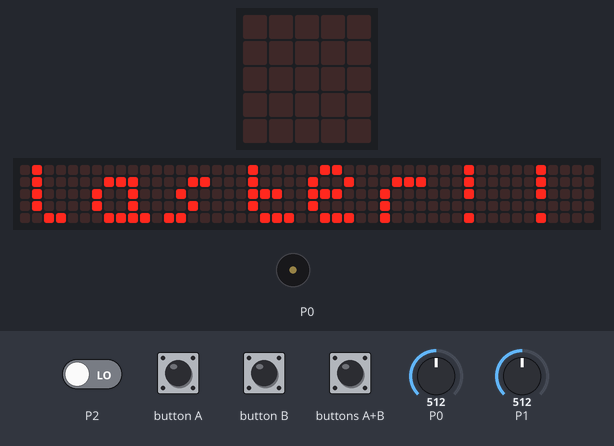
This program was run on a simulated BBC micro:bit (MakeCode). Shown: the board's 5×5 LED display, a strip that is not on the board, showing the scrolling text unrolled, buzzer (waves = sounding). The test bench sets the inputs (shaded band); at power-on: P0 = 512, P1 = 512, P2 LOW (analog values on the 0–1023 scale). Random numbers come from a fixed seed; the 48×5 strip is a reading aid, not a part: it shows the text the display is scrolling, unrolled, one strip-width of it at a time; the short countdown, score and lost-life animations are approximate.

Above: at 14.6 s.
16.6 s: button A pressed for 0.15 s
At 17.2 s:
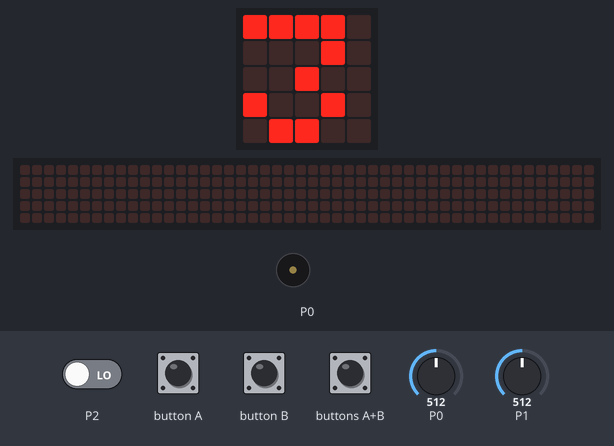
17.3 s: P0 set to 604
20.3 s: P0 set to 630
At 22.3 s:
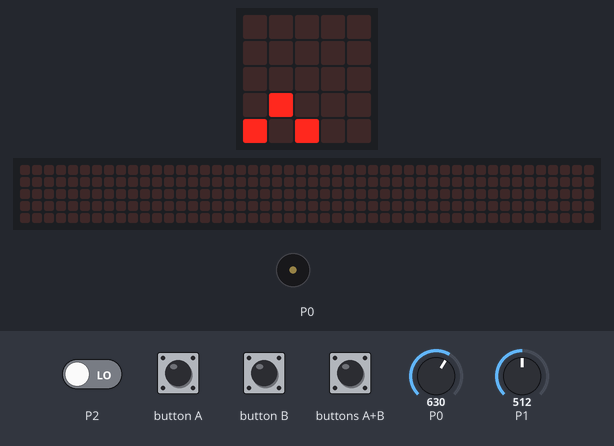
22.6 s: P1 set to 596
25.6 s: P1 set to 621
At 27.2 s:
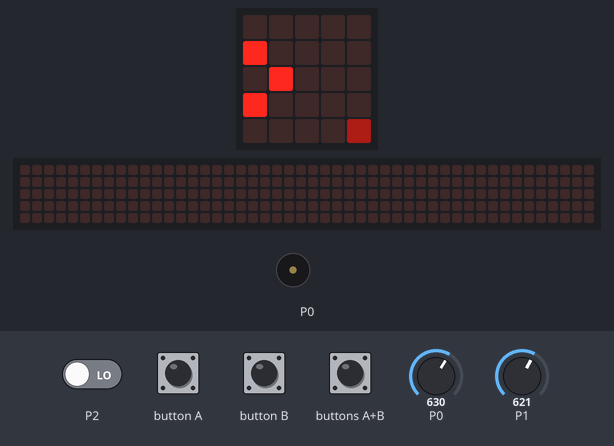
27.6 s: P0 set to 427
30.6 s: P0 set to 397
At 32.3 s:
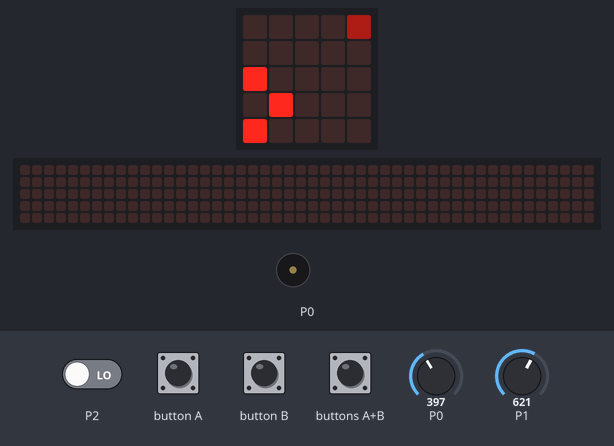
Timing chart, 0 to 33.5 s (numbered marks = the images above; inputs shaded):
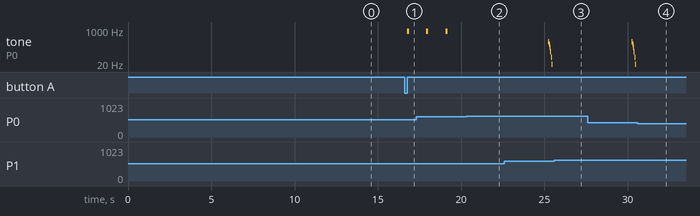

Measured:
- the behaviour switches between 612 and 613 on P0 (found by bisection; images 1 and 2)
- the behaviour switches between 612 and 613 on P1 (found by bisection; images 2 and 3)
- the behaviour switches between 412 and 411 on P0 (found by bisection; images 3 and 4)
- after the input at 16.6 s, tone on P0: silent → 880 Hz after 0.15 s, → silent 0.13 s later; the display: changes after 0.28 s (image 1)
- what the display in image 0 shows lasts 0.7 s, from 14.6 s to 15.3 s
- what the display in image 3 shows lasts 0.5 s, from 26.9 s to 27.4 s

The program:

target-blaster.py
```python
def spawnTarget():
    global randX, randY, target, elapsedTarget, elapsed
    if targetLife > 1000:
        randX = randint(0, 4)
        randY = randint(0, 4)
    else:
        if gun.get(LedSpriteProperty.X) == 4:
            randX = gun.get(LedSpriteProperty.X) + randint(-1, 0)
        elif gun.get(LedSpriteProperty.X) == 0:
            randX = gun.get(LedSpriteProperty.X) + randint(0, 1)
        else:
            randX = gun.get(LedSpriteProperty.X) + randint(-1, 1)
        if gun.get(LedSpriteProperty.Y) == 4:
            randY = gun.get(LedSpriteProperty.Y) + randint(-1, 0)
        elif gun.get(LedSpriteProperty.X) == 0:
            randY = gun.get(LedSpriteProperty.Y) + randint(0, 1)
        else:
            randY = gun.get(LedSpriteProperty.Y) + randint(-1, 1)
    target = [game.create_sprite(randX, randY - 1),
        game.create_sprite(randX - 1, randY),
        game.create_sprite(randX + 1, randY),
        game.create_sprite(randX, randY + 1)]
    if randY - 1 == -1:
        target[0].delete()
    if randX - 1 == -1:
        target[1].delete()
    if randX + 1 == 5:
        target[2].delete()
    if randY + 1 == 5:
        target[3].delete()
    elapsedTarget = 0
    elapsed = input.running_time()

def on_button_pressed_a():
    global startPushed, gameStart, combo, gun, targetLife
    startPushed = True
    if not (gameStart):
        for index in range(3):
            basic.clear_screen()
            music.play_tone(880, music.beat(BeatFraction.QUARTER))
            basic.show_number(3 - index)
            basic.pause(280)
        gameStart = True
        combo = 0
        gun = game.create_sprite(0, 0)
        targetLife = 5000
        spawnTarget()
input.on_button_pressed(Button.A, on_button_pressed_a)

def judgePlayer(bool2: bool):
    global combo, targetLife
    if bool2:
        music.play_sound_effect(music.create_sound_effect(WaveShape.SQUARE,
                1,
                1980,
                255,
                0,
                300,
                SoundExpressionEffect.NONE,
                InterpolationCurve.CURVE),
            SoundExpressionPlayMode.IN_BACKGROUND)
        game.add_score(1)
        combo += 1
        if combo != 0 and combo % 5 == 0:
            music.play_sound_effect(music.create_sound_effect(WaveShape.SQUARE,
                    2559,
                    3674,
                    255,
                    0,
                    300,
                    SoundExpressionEffect.NONE,
                    InterpolationCurve.LOGARITHMIC),
                SoundExpressionPlayMode.IN_BACKGROUND)
            game.add_life(1)
        if game.score() != 0 and game.score() % 10 == 0:
            music.play_tone(587, music.beat(BeatFraction.EIGHTH))
            music.play_tone(622, music.beat(BeatFraction.EIGHTH))
            music.play_tone(659, music.beat(BeatFraction.EIGHTH))
            if targetLife <= 1000:
                targetLife += -100
            elif targetLife <= 100:
                targetLife += targetLife / 2
            else:
                targetLife += -1000
    else:
        music.play_sound_effect(music.create_sound_effect(WaveShape.SQUARE,
                286,
                1,
                255,
                0,
                300,
                SoundExpressionEffect.NONE,
                InterpolationCurve.CURVE),
            SoundExpressionPlayMode.IN_BACKGROUND)
        game.remove_life(1)
        combo = 0
    for 값 in target:
        값.delete()
    spawnTarget()
# reset for emulator

def on_button_pressed_ab():
    control.reset()
input.on_button_pressed(Button.AB, on_button_pressed_ab)

combo = 0
elapsed = 0
elapsedTarget = 0
target: List[game.LedSprite] = []
gun: game.LedSprite = None
randY = 0
randX = 0
targetLife = 0
startPushed = False
gameStart = False
gameStart = False
startPushed = False
joystickReset = [pins.analog_read_pin(AnalogPin.P1),
    pins.analog_read_pin(AnalogPin.P0)]
game.set_life(3)
basic.show_string("Target Blaster!!")

def on_forever():
    global gameStart
    if game.is_game_over():
        if gameStart:
            gameStart = False
            music.play_sound_effect(music.create_sound_effect(WaveShape.SQUARE,
                    2559,
                    1,
                    255,
                    0,
                    1000,
                    SoundExpressionEffect.TREMOLO,
                    InterpolationCurve.LOGARITHMIC),
                SoundExpressionPlayMode.UNTIL_DONE)
    if gameStart:
        gun.set(LedSpriteProperty.BRIGHTNESS, 255)
        basic.pause(500)
        gun.set(LedSpriteProperty.BRIGHTNESS, 50)
        basic.pause(500)
basic.forever(on_forever)

def on_forever2():
    global elapsedTarget
    if gameStart:
        elapsedTarget = input.running_time() - elapsed
        # shoot
        if pins.digital_read_pin(DigitalPin.P2) == 1 or input.button_is_pressed(Button.A) or input.button_is_pressed(Button.B):
            music.play_sound_effect(music.create_sound_effect(WaveShape.SQUARE,
                    1600,
                    1,
                    255,
                    0,
                    300,
                    SoundExpressionEffect.NONE,
                    InterpolationCurve.CURVE),
                SoundExpressionPlayMode.IN_BACKGROUND)
            if gun.get(LedSpriteProperty.X) == randX and gun.get(LedSpriteProperty.Y) == randY:
                judgePlayer(True)
            else:
                judgePlayer(False)
        if elapsedTarget >= targetLife:
            judgePlayer(False)
basic.forever(on_forever2)

def on_forever3():
    if gameStart:
        if pins.analog_read_pin(AnalogPin.P1) > joystickReset[0] + 100:
            gun.change(LedSpriteProperty.X, 1)
        elif pins.analog_read_pin(AnalogPin.P1) < joystickReset[0] - 100:
            gun.change(LedSpriteProperty.X, -1)
        if pins.analog_read_pin(AnalogPin.P0) > joystickReset[1] + 100:
            gun.change(LedSpriteProperty.Y, 1)
        elif pins.analog_read_pin(AnalogPin.P0) < joystickReset[1] - 100:
            gun.change(LedSpriteProperty.Y, -1)
        basic.pause(200)
basic.forever(on_forever3)
```
